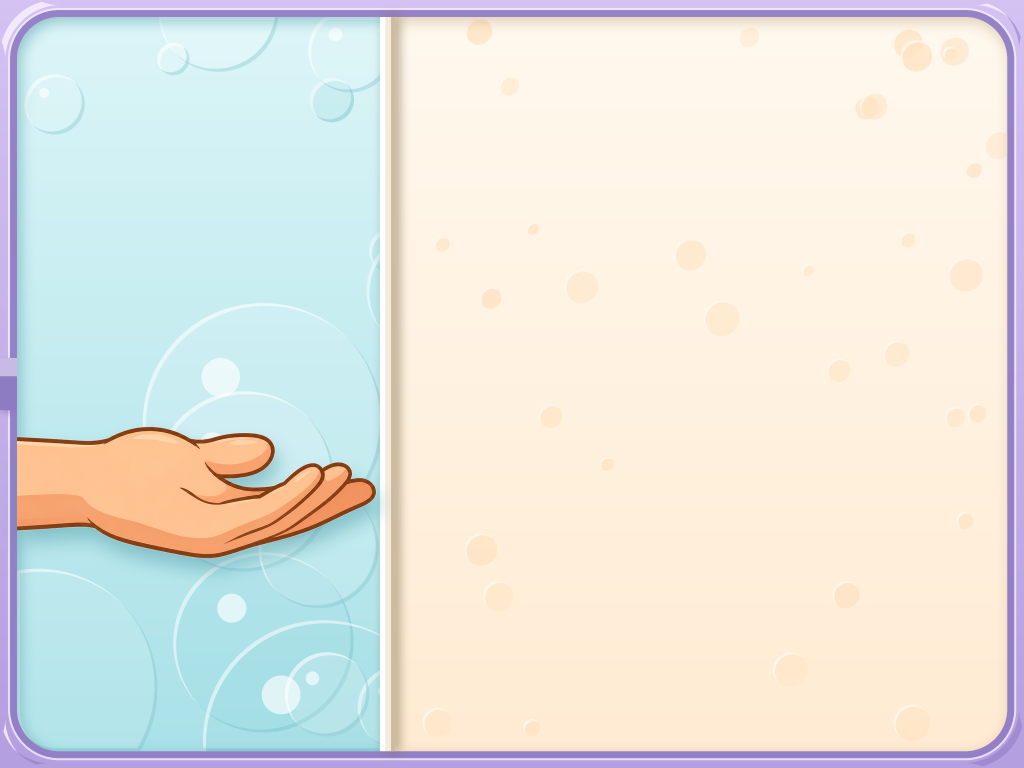
#> input picture 最终素材/语言训练/背景_4张/lang_bg_2.png, 2048 x 1536 px, found by its file name (shown at 1/2 size)
$ python bg_cmp.py
#> lines starting #> are read from the running program, lines starting #| are printed output that depends on the picture
#> `s = Image.new('RGB', (1540, 1160), 'white')`: s: PIL image 1540x1160 RGB; every value is 255
from PIL import Image
R = 'I:/GODOT/AI_Art/'
def load(p): return Image.open(R + p).convert('RGB').resize((760, 570))
#> called with p = 'bg_work/out/lang_bg_2.png'
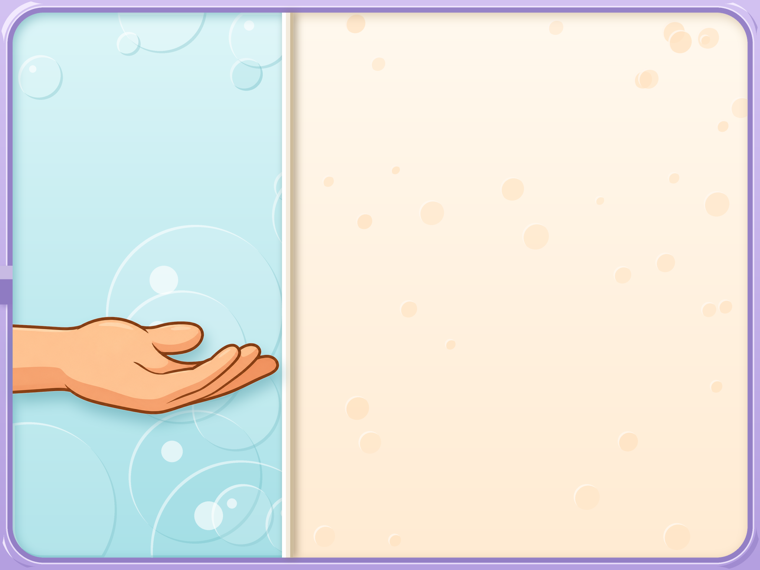
#> returned value: PIL image 760x570 RGB; mean R, G, B 229.9, 229.1, 222.4
s = Image.new('RGB', (1540, 1160), 'white')
s.paste(load('bg_work/out/lang_bg_2.png'), (0, 0)); s.paste(load('bg_work/out25/lang_bg_2.png'), (780, 0))
#> after `s.paste(load('bg_work/out/lang_bg_2.png'), (0, 0))`:
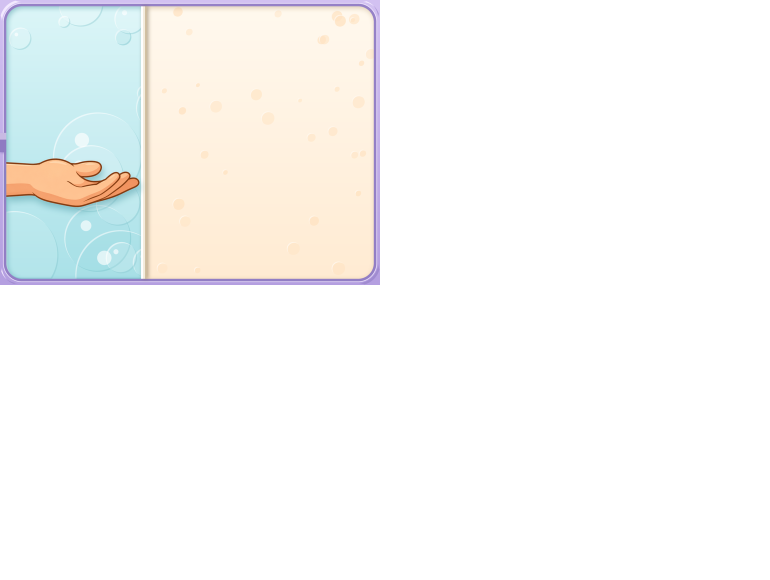
#> s: PIL image 1540x1160 RGB (shown at 1/2 size); mean R, G, B 248.9, 248.7, 247.1
#> after `s.paste(load('bg_work/out25/lang_bg_2.png'), (780, 0))`:
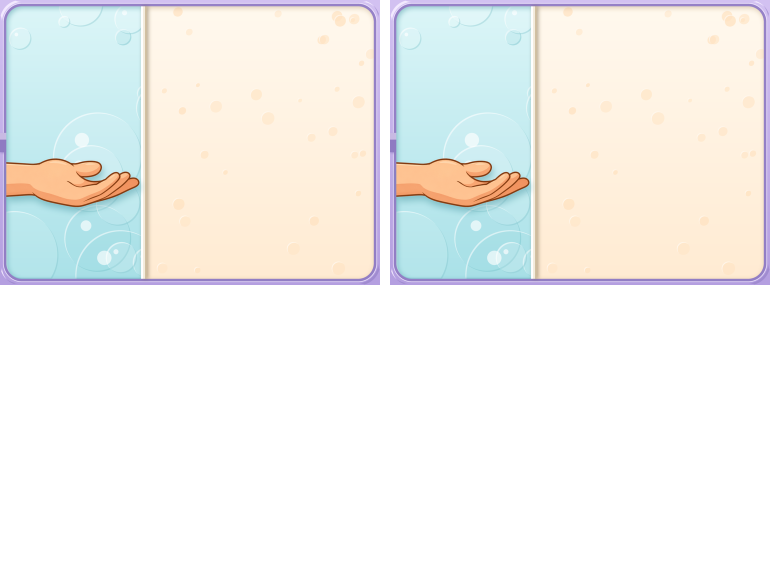
#> s: PIL image 1540x1160 RGB (shown at 1/2 size); mean R, G, B 242.8, 242.5, 239.2
s.paste(load('bg_work/out/bg_star.png'), (0, 590)); s.paste(load('bg_work/out25/bg_star.png'), (780, 590))
#> call 3 of load, with p = 'bg_work/out/bg_star.png'
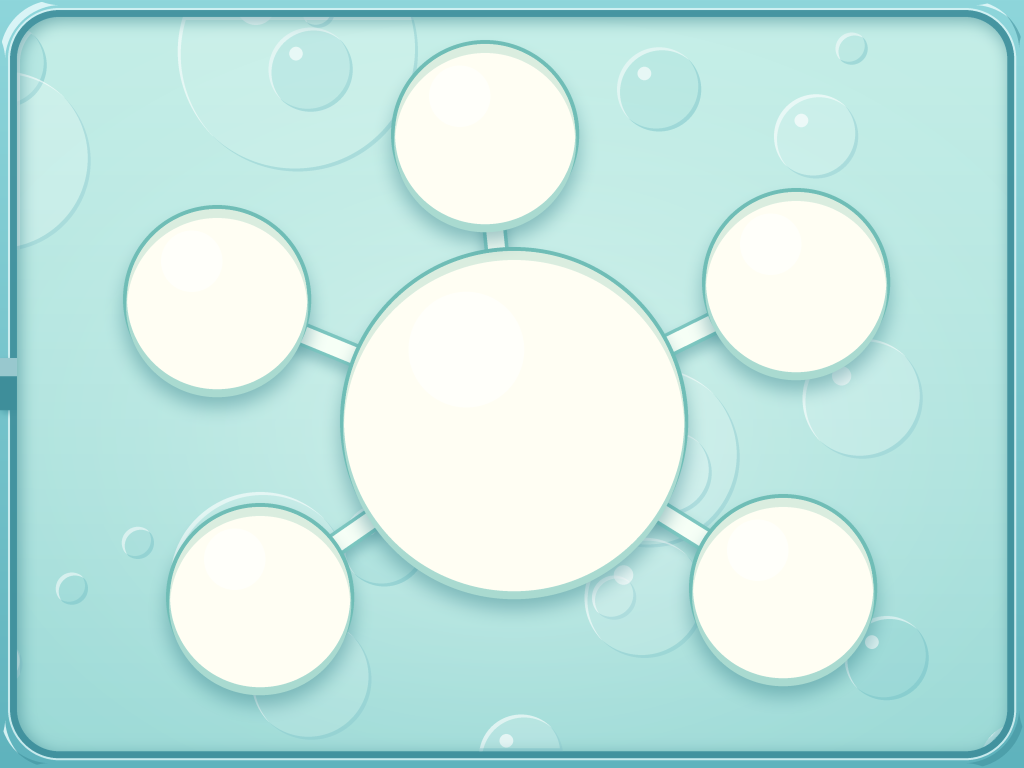
#> input picture 最终素材/语言训练/背景_4张/bg_star.png, 2048 x 1536 px, found by its file name (shown at 1/2 size)
#> in load (call 3), `def load(p): return Image.open(R + p).convert('RGB').resize((760, 570))`:
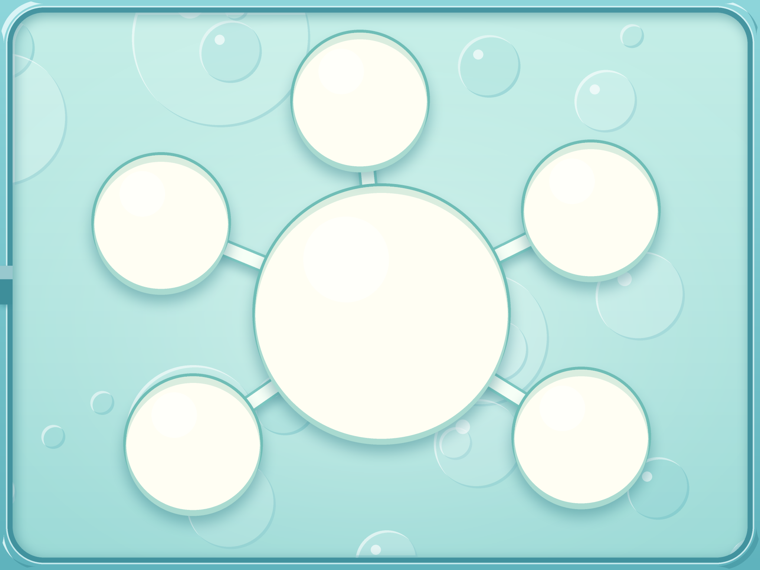
#> returned value: PIL image 760x570 RGB; mean R, G, B 194.4, 230.7, 225.4
#> after `s.paste(load('bg_work/out/bg_star.png'), (0, 590))`:
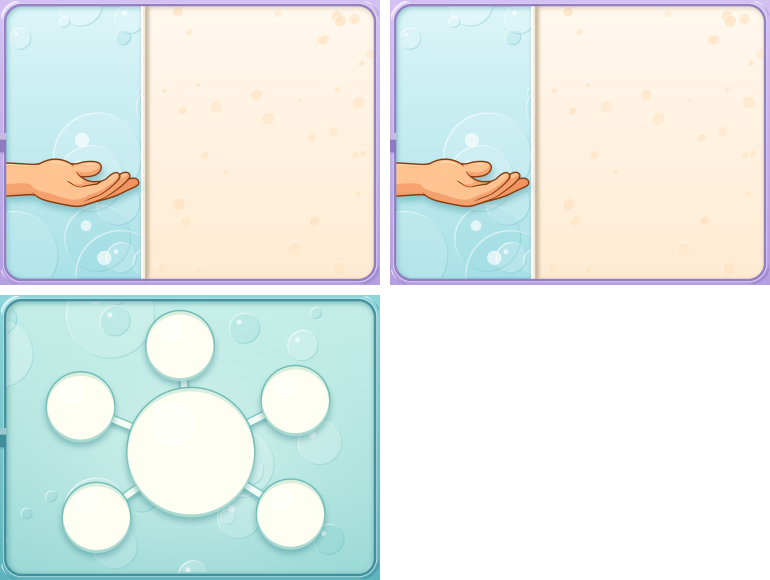
#> s: PIL image 1540x1160 RGB (shown at 1/2 size); mean R, G, B 228.2, 236.6, 232
#> after `s.paste(load('bg_work/out25/bg_star.png'), (780, 590))`:
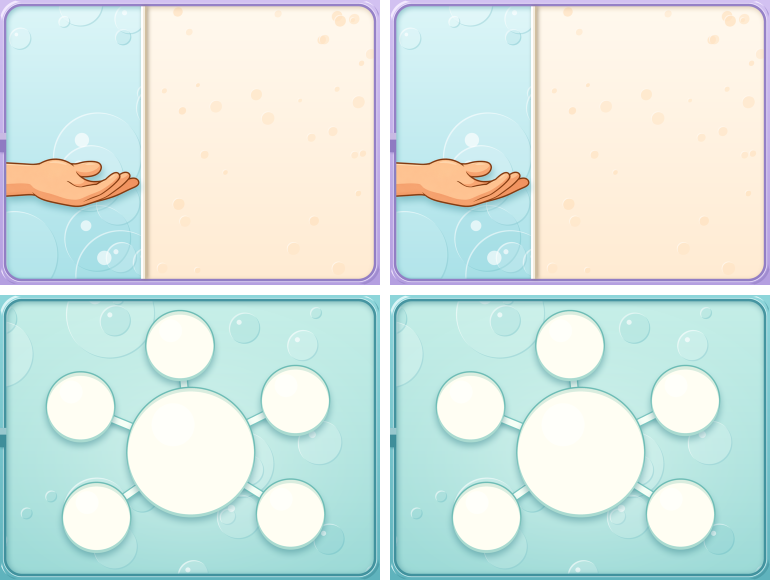
#> s: PIL image 1540x1160 RGB (shown at 1/2 size); mean R, G, B 213.5, 230.7, 224.9
s.save(R + 'output_api/_bg25_cmp.png')
